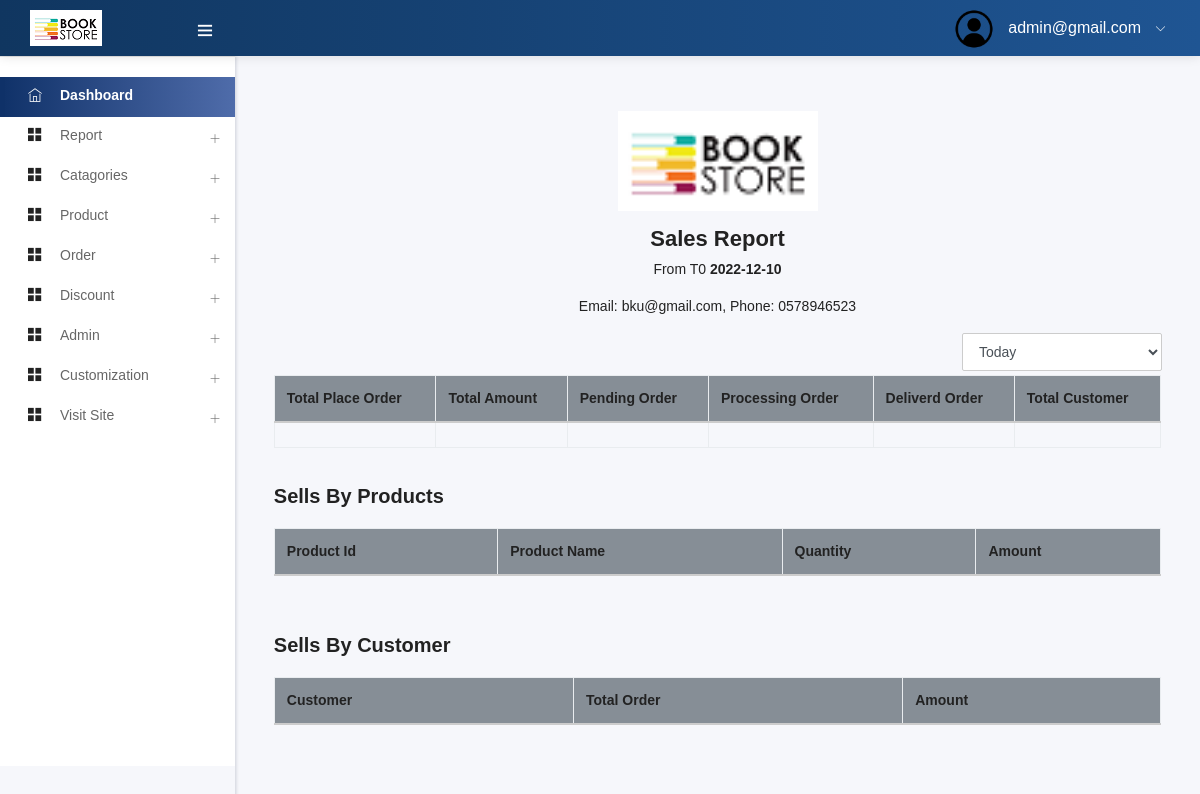
Screenshot of /admin/make_report.php (signed in) with the database file from the repository.
### tables this page shows
CREATE TABLE `add_logo` (
  `id` int NOT NULL,
  `img` varchar(200) NOT NULL
);

CREATE TABLE `header_info` (
  `id` int NOT NULL,
  `email` varchar(30) NOT NULL,
  `tweeter` varchar(500) NOT NULL,
  `fb_link` varchar(500) NOT NULL,
  `pinterest` varchar(500) NOT NULL,
  `phone` varchar(20) NOT NULL
);

### admin/make_report.php (called while the page is built, shortened)
<?php
    include ("template.php");
?>

### model/DB.php (called while the page is built, shortened)
<?php
class DB{
    function __construct(){
        $servername = "localhost";
        $username = "root";
        $password = "12341234";
        $dbname = "book_ecommerce";
        $this->conn = mysqli_connect($servername, $username, $password, $dbname);
    }
}
?>

### model/Customization.php (called while the page is built, shortened)
<?php
include_once('DB.php');
class Customization extends DB{
    function display_links(){
        $query = "SELECT * FROM header_info";
        $result = mysqli_query($this->conn, $query);
        if (mysqli_num_rows($result)>0) {
            $link_datas = array();
            while($row = mysqli_fetch_assoc($result)){
                $link_datas[] = $row;
            }
            return $link_datas;
        }
    }
   function display_logo(){
       $query = "SELECT * FROM add_logo";
       $result = mysqli_query($this->conn, $query);
       if (mysqli_num_rows($result) > 0) {
           $logo_datas = array();
           while($row = mysqli_fetch_assoc($result)){
               $logo_datas[] = $row;
           }
           return $logo_datas;
       }
   }
}
?>

### admin/views/report/make_report_view.php (the view, shortened to what this page needs)
<?php
$links = $customObj->display_links();
$link = $links[0];
?>
<div class="container">
    <div class="d-flex justify-content-center">
        <a href="#">
            <?php
            $logo_info = $customObj->display_logo();
            $logo = $logo_info[0];
            ?>
            <img class="img-fluid my-3" src="uploads/<?php echo $logo['img']; ?>" width="200px" alt="Theme-Logo" />
        </a>
    </div>
    <h4 class="text-center">Sales Report</h4>
    <p class="text-center">From <span id="from" class="font-weight-bold"></span> T0 <span id="to" class="font-weight-bold"> <?php $mydate = getdate(date("U"));
                                                                                                                            echo "$mydate[year]-$mydate[mon]-$mydate[mday]"; ?> </span></p>
    <p class="text-center">Email: <?php echo $link['email'] ?>, Phone: <?php echo $link['phone'] ?> </p>
</div>
<div class="mydiv">
    <form action="" class="form">
        <select name="filterDate" id="filterDate" class="form-control">
            <option value="<?php echo date("Y-m-d") ?>">Today</option>
        </select>
    </form>
</div>
<div class="div">
    <br> <br>
    <table class="table table-bordered">
        <thead>
            <tr class="bg-secondary">
                <th>Total Place Order</th>
                <th>Total Amount</th>
                <th>Pending Order</th>
                <th>Processing Order</th>
                <th>Deliverd Order</th>
                <th>Total Customer</th>
            </tr>
        </thead>
        <tbody>
            <tr>
                <td id="totalOrder"></td>
                <td id="totalSell"></td>
                <td id="pendingOrder"></td>
                <td id="processingOrder"></td>
                <td id="DeliverOrder"></td>
                <td id="totalCustomer"></td>
            </tr>
        </tbody>
    </table>
</div>
<br>
<div>
    <h5>Sells By Products</h5> <br>
    <table class="table table-bordered table-striped">
        <thead>
            <tr class="bg-secondary">
                <th>Product Id</th>
                <th>Product Name</th>
                <th>Quantity</th>
                <th>Amount</th>
            </tr>
        </thead>
    </table>
</div>
<br><br>
<div>
    <h5>Sells By Customer</h5> <br>
    <table class="table table-bordered table-striped">
        <thead>
            <tr class="bg-secondary">
                <th>Customer</th>
                <th>Total Order</th>
                <th>Amount</th>
            </tr>
        </thead>
    </table>
</div>

### admin/includes/headernav.php (shortened to what this page needs)
<?php
include("../model/Customization.php");
?>
<nav class="navbar header-navbar pcoded-header">
    <div class="navbar-wrapper">
        <div class="navbar-logo">
            <a class="mobile-menu" id="mobile-collapse" href="#!">
                <i class="ti-menu"></i>
            </a>
            <a href="index.php">
                <?php
                $customObj = new Customization();
                $logo_info = $customObj->display_logo();
                $logo = $logo_info[0];
                ?>
                <img class="img-fluid" src="uploads/<?php echo $logo['img']; ?>" alt="Theme-Logo" />
        </div>
        <div class="navbar-container container-fluid">
            <ul class="nav-right">
                <li class="user-profile header-notification">
                    <a href="#!">
                        <img src="assets/images/admin-avatar.png" class="img-radius" alt="User-Profile-Image">
                        <span> <?php echo $admin_email ?> </span>
                        <i class="ti-angle-down"></i>
                    </a>
                </li>
            </ul>
        </div>
    </div>
</nav>

### admin/views/report/make_report_view.php (style rules this page uses)
.mydiv { width: 200px; position: absolute; right: 38px; overflow: hidden; }

### rows the page displays
add_logo: img (picture)
header_info: email "bku@gmail.com", phone "0578946523"

### other values shown
$admin_email "admin@gmail.com"
$mydate[year] "2022"
$mydate[mon] "12"
$mydate[mday] "10"
